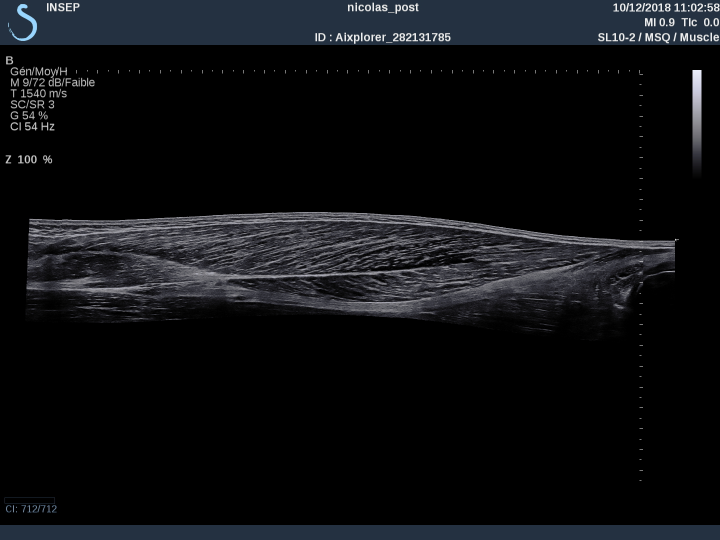
#> input picture aponeurosesdetection/data/post_20181210_110303_image_bfp.jpg, 1440 x 1080 px, found by its file name (shown at 1/2 size)
$ python main.py   (Python 2 division)
#> lines starting #> are read from the running program, lines starting #| are printed output that depends on the picture; after the words box and inside, x2 and y2 are one past the last pixel; in counts of white or black regions, pixels touching at a corner belong together
### aponeurosesdetection/calibration/calib.py
import cv2
import numpy as np

def autoCalibration(I):
    """Returns horizontal and vertical factors by which every distance in
    pixels should be multiplied in order to obtain the equivalent distance in
    millimeters. This program assumes that the scale presents clear dashes and
    that the distance between two biggest dashes is equal to 10 mm.

    Args:
        I (array): one canal image. If I is a RGB image, it is transformed
        to a grayscale image.

    Returns:
        calibFactorX (double) and calibFactorY (double) are respectively the
        horizontal and vertical calibration factors

    Example:
        > import tkinter as tk
          from tkinter.filedialog import askopenfilename
          root = tk.Tk()
          root.withdraw()
          filename = askopenfilename(initialdir = "/",title = "Select file",filetypes = (("jpeg files","*.jpg"),("all files","*.*")))
          RGB_image = cv2.imread('filename', -1)
          calibX, calibY = autoCalibration(RGB_image)
          print(calibX, calibY)
          #works on the 'panoramic_echo.jpg' and 'simple_echo.jpg' images in data folder
          #results panoramic_echo: 0.2631578947368421 0.2631578947368421
          #results simple_echo: 0.06097560975609756 0.06097560975609756
    """

    #Check if I is a 1-canal image
    if len(I.shape) > 2:
        I = cv2.cvtColor(I, cv2.COLOR_RGB2GRAY)
    length, width = I.shape[0], I.shape[1]

    #Segmentation of the scale: cropping with empirical percentages and
    #binarization of the selection
    TCP = 0.1 #Top cropping percentage - #empirical percentage
    LCP = 0.5 #Left cropping percentage
    BCP = 0.65 #Bottom cropping percentage
    RCP = 0.1 #Right cropping percentage
    Scale_image = I[int(TCP * length):length-int(BCP * length),\
                    int(LCP * width):width-int(RCP * width)]

    Binar_I = cv2.threshold(Scale_image, 220., 255, cv2.THRESH_BINARY)[1]


    #Selection of the biggest dashes: contours of white objects are found as
    #well as minimal rectangles encapsulating each object. Conditions on the
    #size of these contours/bounding rectangles enable the removal of objects
    #that are not the biggest dashes
    contours = cv2.findContours(Binar_I, cv2.RETR_EXTERNAL, \
                                           cv2.CHAIN_APPROX_NONE)[0]

    contours_size = [contours[i].size for i in range (len(contours))]
    BoundingRectangles = []

    for i in range(len(contours)):
        if contours_size[i]<=1.7*np.mean(contours_size): #condition to stop considering the objects corresponding to figures
            p1, p2, l1, l2 = cv2.boundingRect(contours[i]) #rectangles identified with point (p1,p2) and vectors (l2,0), (0,l1)
            BoundingRectangles.append([i, (p1,p2,l1,l2), 2.*l1+2.*l2])
    MeanPerim = np.mean([BoundingRectangles[i][2] for i in range(len(BoundingRectangles))])
    Dashes = [BoundingRectangles[i] for i in range(len(BoundingRectangles)) if BoundingRectangles[i][2]>MeanPerim] #removal of points and small dashes


    #Calculation of the minimal distances between two horizontal dashes and
    #two vertical dashes
    horiz = 10000000.
    vertic = 10000000.
    for i in range (0, len(Dashes)-1):
        ref_Dash = Dashes[i][1]
        for j in range(i+1,len(Dashes)):

            if len(set(list(range(Dashes[j][1][0],Dashes[j][1][0]+Dashes[j][1][2])))\
                   .intersection(list(range(ref_Dash[0],ref_Dash[0]+ref_Dash[2]))))>2:

                h = abs(ref_Dash[1]+ref_Dash[3]-Dashes[j][1][1]-Dashes[j][1][3])
                if h<vertic:
                    vertic = h

            if len(set(list(range(Dashes[j][1][1],Dashes[j][1][1]+Dashes[j][1][3])))\
                   .intersection(list(range(ref_Dash[1],ref_Dash[1]+ref_Dash[3]))))>2:

                h = abs(ref_Dash[0]-Dashes[j][1][0])

                if h<horiz:
                    horiz = h

    #Factors to convert distance in pixels into distance in millimeters
    if horiz == 10000000.:
        calibFactorX = False
    else:
        calibFactorX = 10./horiz

    if vertic == 10000000.:
        calibFactorY = False
    else:
        calibFactorY = 10./vertic

    ''' visual check
    for d in range(len(Dashes)):
        p1 = Dashes[d][1][0]
        p2 = Dashes[d][1][1]
        l1 = Dashes[d][1][2]
        l2 = Dashes[d][1][3]
        for l in range(p1,p1+l1+1):
            Binar_I[p2,l] = 150
            Binar_I[p2+l2,l] = 150
        for c in range(p2,p2+l2+1):
            Binar_I[c,p1] = 150
            Binar_I[c,p1+l1] = 150
    cv2.imshow('Binary image', Binar_I)
    cv2.waitKey(0) & 0xFF
    cv2.destroyAllWindows()
    '''
    return calibFactorX, calibFactorY

### aponeurosesdetection/preprocessing/cropping.py
""" Automatic and semi-automatic cropping functions """

# [102 lines left out: function autocropping, not called in this run]

def manualcropping(I, pointsfile):
    """This function crops a copy of image I according to points stored
    in a text file (pointsfile) and corresponding to aponeuroses (see
    Args section).

    Args:
        I (array): 3-canal image
        pointsfile (text file): contains points' coordinates. Pointsfile must be
        organized such that:
            - column 0 is the ID of each point
            - column 1 is the X coordinate of each point, that is the corresponding
            column in I
            - column 2 is the Y coordinate, that is the row in I
            - row 0 is for txt columns' names
            - rows 1 and 2 are for two points of the scale
            - rows 3 to 13 are aponeuroses' points in panoramic images // raws 3
            to 10 in simple images
            - following rows are for muscle fascicles (and are optional for this
            function)
            Other requirements: pointsfile's name must 1) include extension
            2) indicates whether I is panoramic or simple by having 'p' or
            's' just before the point of the extension.

        Returns:
            I2 (array) : array of same type than I. It is the cropped image of I according
            to the aponeuroses' points manually picked and stored in pointsfile.
            point_of_intersect (tuple) : point at right
            of the image; should correspond to the point of intersection of deep
            and upper aponeuroses.
            min_raw, max_raw, min_col, max_col: indices of the location of the cropped image
            in the input raw image
    """

    import numpy as np

    data = open(pointsfile, 'r')

    #finds whether the image is panoramic or simple
    search_point = -1
    while (pointsfile[search_point] != '.') and (search_point > (-len(pointsfile))):
        search_point = search_point-1
    if (search_point == -len(pointsfile)):
        raise TypeError("Input pointsfile's name is not correct. Check extension.")
    else:
        imagetype = pointsfile[search_point-1]

    #extract points from the input file
    picked_points = []
    for line in data:
        line = line.strip('\n')
        x = line.split('\t')
        picked_points.append((x[1], x[2]))

    #keep aponeuroses points according to image type
    if imagetype == 'p': #keep points 3 to 13 included
        apos = np.asarray(picked_points[3:14], dtype=np.float64, order='C')
    elif imagetype == 's': #keep points 3 to 10 included
        apos = np.asarray(picked_points[3:11], dtype=np.float64, order='C')
    else:
        raise ValueError("pointsfile's name does not fulfill conditions. See docstrings")

    #find max and min indexes for columns and raws to crop image I
    #with a margin of 10 pixels (5 pixels for min_raw).
    #Coordinates are inverted in apos
    min_raw = max(0, np.min(apos[:, 1])-10)
    max_raw = min(I.shape[0], np.max(apos[:, 1])+20)
    min_col = max(0, np.min(apos[:, 0])-10)
    max_col = min(I.shape[1], np.max(apos[:, 0])+10)

    i_cropped = np.copy(I[int(min_raw):int(max_raw), int(min_col):int(max_col), :])

    index = np.argmax(apos[:, 0])

    point_of_intersect = (apos[index][1] - min_raw, apos[index][0] - min_col)

    #close file
    data.close()

    return i_cropped, point_of_intersect, int(min_raw), int(max_raw), int(min_col), int(max_col)

### aponeurosesdetection/main.py
from calibration.calib import autoCalibration
from preprocessing.cropping import autocropping, manualcropping
from preprocessing.preprocessing import preprocessingApo
import aponeurosesdetection as apoD
import aponeuroses_contours as apoC

import cv2
import numpy as np
import tkinter.messagebox as tkbox
import tkinter as tk
from PIL import ImageTk, Image

"""
###################################FOR SIMPLE US IMAGES###################################

#Open the image
RGBimage = cv2.imread('C:/Users/Lisa Paillard/Desktop/AponeurosesDetection/aponeurosesdetection/data/simple_echo.jpg', -1)

#################################################

#Calibrate the image
calibX, calibY = autoCalibration(RGBimage)

#################################################

#Crop the image to keep essential US data
USimage = autocropping(RGBimage, 10., 15., 12., 25., calibY)

#--------ask for validation; if cropping does not suit the user, ask the user for thresholds
ok = False
while ok == False:
    cv2.imshow('Cropped US image', USimage)
    ok = tkbox.askyesno('Need user validation', 'Do you validate the cropping ? If no, we will ask you new thresholds in the command prompt. After clicking yes or no, please close the image window to continue.', default = 'yes', icon='question')
    cv2.waitKey(0) & 0xFF
    cv2.destroyAllWindows()

    if ok == False:
        entry1 = input("Please enter an integer between 0 and 255 for minimum threshold to test for columns' mean. Recommended value is 10: ")
        entry2 = input("Please enter an integer between 0 and 255 for maximum threshold to test for columns' mean. Recommended value is 15: ")
        entry3 = input("Please enter an integer between 0 and 255 for minimum threshold to test for raws' mean. Recommended value is 12.: ")
        entry4 = input("Please enter an integer between 0 and 255 for maximum threshold to test for raws' mean. Recommended value is 25.: ")

        thresh1 = int(entry1)
        thresh2 = int(entry2)
        thresh3 = int(entry3)
        thresh4 = int(entry4)
        print(f'You entered the following thresholds: {thresh1, thresh2, thresh3, thresh4}')
        if thresh1>255 or thresh1<0 or thresh2>255 or thresh2<0 or thresh3>255 or thresh3<0 or\
            thresh4>255 or thresh4<0:
            raise ValueError('All thresholds must be integers between 0 and 255')
        USimage = autocropping(RGBimage, thresh1, thresh2, thresh3, thresh4, calibY)

#################################################

#Locate aponeuroses and find linear approximation of aponeuroses
aponeuroses_Linear, paramUp, paramLow, apoUp, apoLow = apoD.apoLocation(USimage, 220.)
upperApo = np.copy(USimage[apoUp[0]:apoUp[1],:])
lowerApo = np.copy(USimage[apoLow[0]:apoLow[1],:])

#################################################

#Pre-process the sub-images of upper and lower aponeuroses
upperApo_pp = preprocessingApo(upperApo, 'localmean', 0, 41)
lowerApo_pp = preprocessingApo(lowerApo, 'localmean', 0, 41)

#################################################

# Get exact contour of each aponeurosis
# First - we ask the user to click on points to get an initial contour
#close to the real boundary of each aponeurosis (faster convergence)
points = []
def _pickCoordinates(event):
    xe = event.x
    ye = event.y
    points.append((ye,xe))
window = tk.Tk()
canvas = tk.Canvas(window, width = upperApo_pp.shape[1], height = upperApo_pp.shape[0])
canvas.pack()
displayI = ImageTk.PhotoImage(image = Image.fromarray(upperApo_pp), master = window)
canvas.create_image(0,0, anchor='nw', image=displayI)
window.bind('<Button-1>',_pickCoordinates)
window.mainloop()
points = np.array(points)
ini_upApo = apoC.initiateContour(upperApo_pp, typeC = 'set_of_points', setPoints = points)
contourUp,nUp=apoC.activeContour(upperApo_pp,ini_upApo,0.3,0.01,0.02,3.0, 1.0, 1.0, 65.025, 0.10)
contourUpimage, contourPointsUp = apoC.extractContour(contourUp, upperApo)
print('Upper aponeurosis contour found in ', nUp, ' steps')

points = []
window = tk.Tk()
canvas = tk.Canvas(window, width = lowerApo_pp.shape[1], height = lowerApo_pp.shape[0])
canvas.pack()
displayI = ImageTk.PhotoImage(image = Image.fromarray(lowerApo_pp), master = window)
canvas.create_image(0,0, anchor='nw', image=displayI)
window.bind('<Button-1>',_pickCoordinates)
window.mainloop()
points = np.array(points)
ini_lowApo = apoC.initiateContour(lowerApo_pp, typeC = 'set_of_points', setPoints = points)
contourLow, nLow = \
    apoC.activeContour(lowerApo_pp, ini_lowApo, 0.5, 0.01, 0.02, 3.0, 1.0, 1.0, 65.025, 0.10)
contourLowimage, contourPointsLow = apoC.extractContour(contourLow, lowerApo)
print('Lower aponeurosis contour found in ', nLow, ' steps')

#################################################

#validation of the contours
#if not validated, linear approximation is used
cv2.imshow('Upper aponeurosis contour', contourUpimage)
cv2.imshow('Lower aponeurosis contour', contourLowimage)
valid = tkbox.askyesno('Need user validation', 'Do you validate the contours ? If no, linear approximation will be used in the rest of the process. After clicking yes or no, please close the image windows to continue.', default = 'yes', icon='question')
cv2.waitKey(0) & 0xFF
cv2.destroyAllWindows()

#################################################

#B-spline to approximate each aponeurosis if contours suited
# '''still in development'''
# imgdenoised= preprocessingapo(image, 'localmean', 0, 51)
if valid == True:
    approxUp, xUp, yUp = apoC.approximate(contourPointsUp, 'upper', upperApo_pp, degree = 4)
    approxLow, xLow, yLow = apoC.approximate(contourPointsLow, 'lower', lowerApo_pp, degree = 4)
    #transform back to USimage coordinates:
    xUp= xUp + apoUp[0]
    xLow = xLow + apoLow[0]

elif valid == False:
    yUp = np.arange(0,USimage.shape[1]-1,1)
    xUp = np.int32(yUp*paramUp[0]+paramUp[1])
    yLow = np.arange(0,USimage.shape[1]-1,1)
    xLow = np.int32(yLow*paramLow[0]+paramLow[1])

#visualization:
for index in range(yUp.shape[0]):
    USimage[xUp[index],yUp[index],:] = [0,0,255]
    USimage[xLow[index],yLow[index],:] = [0,0,255]
cv2.imshow('interpolated aponeuroses', USimage)
cv2.waitKey(0) & 0xFF
cv2.destroyAllWindows()
"""

###################################FOR PANORAMIC US IMAGES###################################

#Open the image
RGBpimage = cv2.imread('C:/Users/Lisa Paillard/Desktop/AponeurosesDetection/aponeurosesdetection/data/post_20181210_110303_image_bfp.jpg', -1)
#> RGBpimage is the input picture: shape (1080, 1440, 3); mean B, G, R 18.5, 15.9, 14.5

#################################################

#Calibrate the image
calibX, calibY = autoCalibration(RGBpimage)
#> in autoCalibration, `Scale_image = I[int(TCP * length):length-int(BCP * length),\ int(LCP *..`:
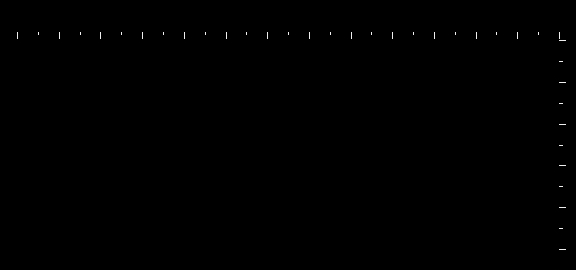
#> Scale_image: shape (270, 576); min 0, max 239, mean 0.3
#> in autoCalibration, `Binar_I = cv2.threshold(Scale_image, 220., 255, cv2.THRESH_BINARY)[1]`: Binar_I: shape (270, 576); 0.13% white in thin lines or dots, all inside (x1, y1, x2, y2) = (17, 32, 566, 250)
#> in autoCalibration, `contours = cv2.findContours(Binar_I, cv2.RETR_EXTERNAL, \ cv2.CHAIN_AP..`: contours = 38 contours, all with area under 20
#> in autoCalibration, `contours_size = [contours[i].size for i in range (len(contours))]`: contours_size = 38 values, max 24 at index 0, min 8 at index 12, mean 16.95
#> the loop in autoCalibration, `for i in range(len(contours)):` made 38 passes
#> (p1, p2, l1, l2) on passes 1 to 12: (559, 249, 7, 1), (559, 228, 4, 1), (559, 207, 7, 1), (559, 186, 4, 1), (559, 165, 7, 1), (559, 145, 4, 1), (559, 124, 7, 1), (559, 103, 4, 1), (559, 82, 7, 1), (559, 61, 4, 1), (559, 40, 7, 1), (559, 32, 1, 7)
#> after the loop in autoCalibration, `for i in range(len(contours)):`: BoundingRectangles = 38 items
#> in autoCalibration, `MeanPerim = np.mean([BoundingRectangles[i][2] for i in range(len(Bound..`: MeanPerim = 12.47
#> in autoCalibration, `Dashes = [BoundingRectangles[i] for i in range(len(BoundingRectangles)..`: Dashes = 20 items
#> the loop in autoCalibration, `for i in range (0, len(Dashes)-1):` made 19 passes
#> ref_Dash on passes 1 to 12: (559, 249, 7, 1), (559, 207, 7, 1), (559, 165, 7, 1), (559, 124, 7, 1), (559, 82, 7, 1), (559, 40, 7, 1), (559, 32, 1, 7), (517, 32, 1, 7), (476, 32, 1, 7), (434, 32, 1, 7), (392, 32, 1, 7), (351, 32, 1, 7)
#> after the loop in autoCalibration, `for i in range (0, len(Dashes)-1):`: horiz = 41
#> in autoCalibration, `calibFactorX = 10./horiz`: calibFactorX = 0.244
#> calibX = 0.244; calibY = 0.244

#################################################

#Crop the image thanks to manual preprocessing
#(textfile containing points coordinates)
USpimage = manualcropping(RGBpimage,'C:/Users/Lisa Paillard/Desktop/AponeurosesDetection/aponeurosesdetection/data/post_20181210_110303_image_bfp.txt')
#> (reads aponeurosesdetection/data/post_20181210_110303_image_bfp.txt from the repository)
#> in manualcropping, `i_cropped = np.copy(I[int(min_raw):int(max_raw), int(min_col):int(max_..`:
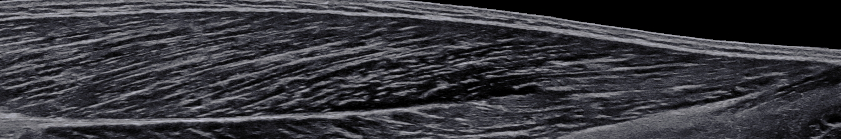
#> i_cropped: shape (139, 841, 3); mean B, G, R 61.2, 55.8, 56
#> USpimage = 6 items

#################################################

#Pre-process the image
# pppimage = preprocessingApo(USpimage, 'localmean', 0, 41)
#> (the run stopped early here; a loop or call above may not have finished)
